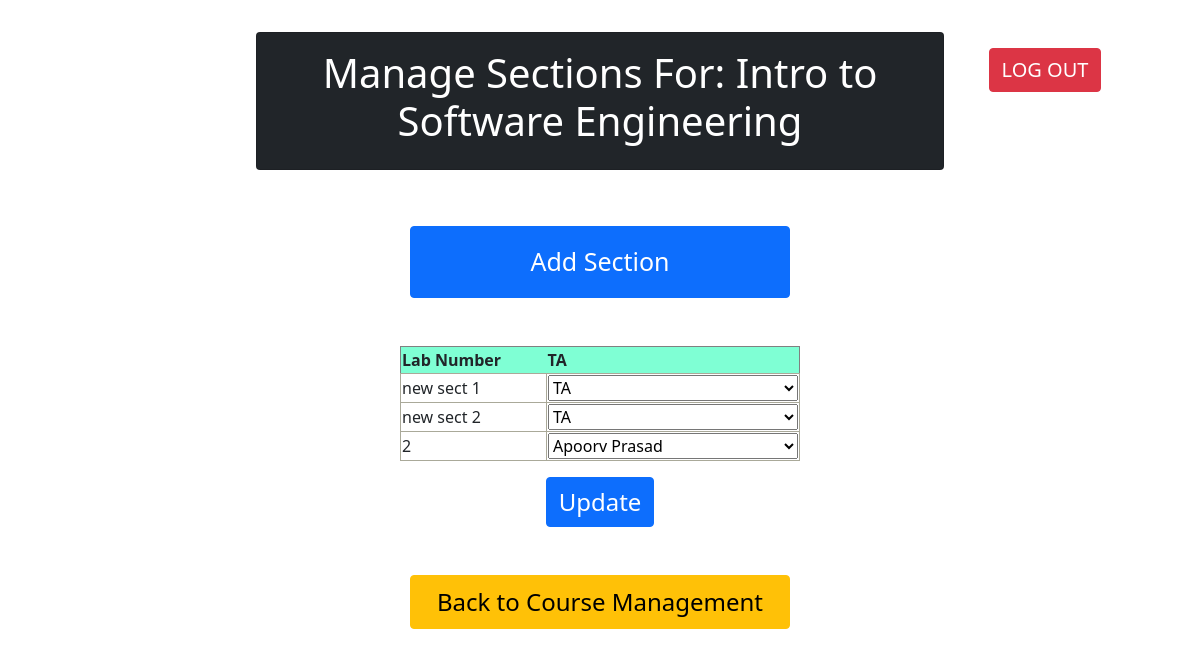
The app's page /sections/11/ (signed in) with its own data.
### proj_app/models.py (models this page shows)
class CourseModel(models.Model):
    course_id = models.AutoField(primary_key=True)
    dept_code = models.CharField(max_length=20, choices=Department.choices)
    name = models.CharField(max_length=50)
    assigned_instructor = models.ForeignKey(MyUserModel, on_delete=models.SET_NULL, related_name="instructor", null=True)
    assigned_tas = models.ManyToManyField(MyUserModel, related_name="tas")

class SectionModel(models.Model):
    section_id = models.AutoField(primary_key=True)
    course = models.ForeignKey(CourseModel, on_delete=models.CASCADE)
    name = models.CharField(max_length=50, null=True)
    grader = models.BooleanField(default=False)
    assigned_ta = models.ForeignKey(MyUserModel, null=True, on_delete=models.SET_NULL)

class MyUserModel(models.Model):
    user_id = models.AutoField(primary_key=True)
    name = models.CharField(max_length=50)
    email = models.CharField(max_length=100)
    password = models.CharField(max_length=20)
    address = models.CharField(max_length=100)
    phone_number = models.CharField(max_length=12)
    role = models.IntegerField()

### proj_app/views.py (the view, shortened to what this page needs)
# urls.py: path('sections/<int:id>/', ManageSections.as_view()),
class ManageSections(View):
    def get(self, request, id):
        try:
            request.session["currentUser"]
        except KeyError:
            return redirect('/')
        try:
            role_id = request.session["currentRole"]
            if role_id != 0 and role_id != 1:
                return redirect('/home/')
        except KeyError:
            return redirect('/')
        curCourse = CourseModel.objects.get(course_id=id)
        values = {
            'course': curCourse,
            'taList': list(curCourse.assigned_tas.all()),
            'sectionList': list(SectionModel.objects.filter(course=curCourse).all())
        }
        return render(request, "mainTemplates/sectionManagement.html", values)

### templates/mainTemplates/sectionManagement.html (shortened to what this page needs)
{% extends "base.html" %}
{% block content %}
        <div class="container">
        <div class="row m-4">
            <div class="col-2">   </div>
                <div class="col-8">
                    <div class="card text-white bg-dark text-center my-2 py-3">
                        <h1>Manage Sections For: {{ course.name }}</h1>
                    </div>
                </div>
            <div class="col-2 text-center">
                <a href = '/' type="button" class="btn btn-danger my-4" style="font-size: 20px">LOG OUT</a>
            </div>
        </div>
    </div>
 <div class="container">
        <div class="row">
            <div class="col-2"></div>
 <a href="/addSection/{{ course.course_id }}/" class="btn btn-primary col-4 mx-auto my-4 py-3" style="font-size: 25px">Add Section</a>            <div class="col-2"></div>
        </div>
    </div>
    <br>
    <form action="/sections/{{course.course_id}}/" method="post">
        <table align="center" width="400" border="solid 1px #aaa999;" border="1">
          <tr>
            <th width="150" bgcolor="#7fffd4">Lab Number</th>
            <th bgcolor="#7fffd4">TA</th>
          </tr>
          {% for i in sectionList %}
          <tr>
              <td style="border: solid 1px #aaa999;" width="150">{{ i.name }}</td>
              <td style="border: solid 1px #aaa999;" width="150">
                  <select style="width: 250px" name="TA/{{ i.section_id }}">
                        {% for j in taList %}
                            <option {% if j == i.assigned_ta %} selected {% endif %} value="{{ j.user_id }}">{{ j.name }}</option>
                        {% endfor %}
                  </select>
              </td>
          </tr>
          {% endfor %}
        </table>
    <div align="center">
        <input type="submit" value="Update" style="font-size: 24px" class="btn btn-primary" />
    </div>
    </form>
    <div class="container">
            <div class="row">
                <div class="col-3"></div>
                <a href = '/courses/' type="button" class="btn btn-warning col-4 mx-auto my-5 py-2" style="font-size: 24px">Back to Course Management</a>
                <div class="col-3"></div>
            </div>
        </div>
{% endblock %}

### records on screen
CourseModel: name "Intro to Software Engineering"
SectionModel: name "new sect 1", assigned_ta+section_id "TA"
SectionModel: name "new sect 2", assigned_ta+section_id "TA"
SectionModel: name "2", assigned_ta+section_id "Apoorv Prasad"
